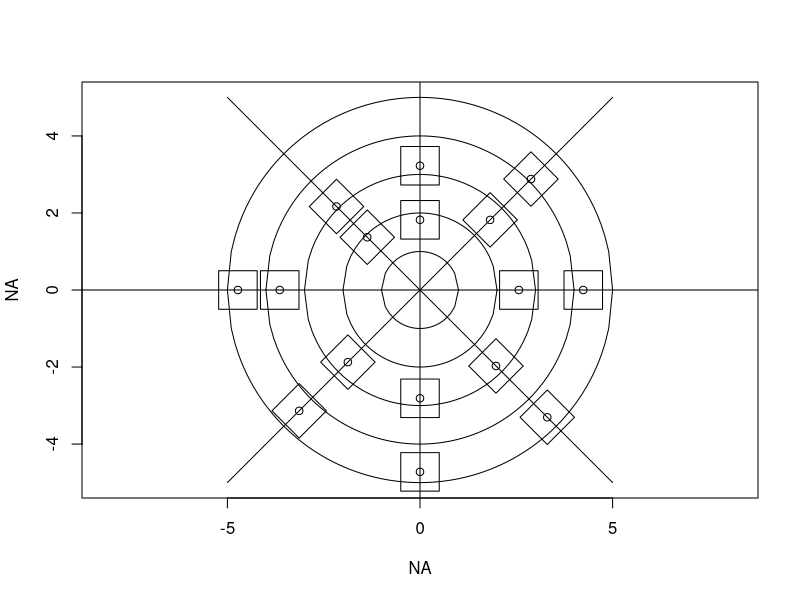

Write the R code that produced this figure.
#Joshua G. Smith
#June 2016

#Initialize plot surface
plot(x = NA, y = NA, xlim = c(-5, 5), ylim = c(-5, 5), asp = 1)
curve(expr = sqrt(1 - x^2), from = -5, to = 5, add = TRUE)
curve(expr = -sqrt(1 - x^2), from = -5, to = 5, add = TRUE)
curve(expr = sqrt(4 - x^2), from = -5, to = 5, add = TRUE)
curve(expr = -sqrt(4 - x^2), from = -5, to = 5, add = TRUE)
curve(expr = sqrt(9 - x^2), from = -5, to = 5, add = TRUE)
curve(expr = -sqrt(9 - x^2), from = -5, to = 5, add = TRUE)
curve(expr = sqrt(16 - x^2), from = -5, to = 5, add = TRUE)
curve(expr = -sqrt(16 - x^2), from = -5, to = 5, add = TRUE)
curve(expr = sqrt(25 - x^2), from = -5, to = 5, add = TRUE)
curve(expr = -sqrt(25 - x^2), from = -5, to = 5, add = TRUE)
curve(expr = 1 * x, from = -5, to = 5, add = TRUE)
curve(expr = -1 * x, from = -5, to = 5, add = TRUE)
abline(h = 0)
abline(v = 0)

#create matrix
mat <- matrix(data = NA, nrow = 8, ncol = 2)

#generate random stratified points
set.seed(1985)

for (i in 1:8) {
  #define number of transects and number of quadrats per transects
  theta <- 360 / 8 * i * 2 * pi / 360
  #provide transect length and number of quadrats per transect
  rho <- 5 * sqrt(runif(n = 2))
  while (abs(rho[1] - rho[2]) < 1) {
    rho <- 5 * sqrt(runif(n = 2))
  }
  if (i %% 2 == 0) {
    lines(x = rho[1] * cos(theta) - 0.5 + c(0,1,1,0,0),
          y = rho[1] * sin(theta) - 0.5 + c(0,0,1,1,0))
    lines(x = rho[2] * cos(theta) - 0.5 + c(0,1,1,0,0),
          y = rho[2] * sin(theta) - 0.5 + c(0,0,1,1,0))
  }
  #if quadrats overlap, then separate so they don't touch
  if (i %% 2 == 1) {
    lines(x = rho[1] * cos(theta) - c(0,-0.7071068,0,0.7071068,0),
          y = rho[1] * sin(theta) - 0.7071068 + c(0,0.7071068,1.414214,0.7071068,0))
    lines(x = rho[2] * cos(theta) - c(0,-0.7071068,0,0.7071068,0),
          y = rho[2] * sin(theta) - 0.7071068 + c(0,0.7071068,1.414214,0.7071068,0))
  }
  points(x = rho * cos(theta), y = rho * sin(theta))
  mat[i,] <- rho
}
mat


#theta <- runif(n = 1000) * 2 * pi
#rho <- 5 * sqrt(runif(n = 1000))
#points(x = rho * cos(theta), y = rho * sin(theta))
